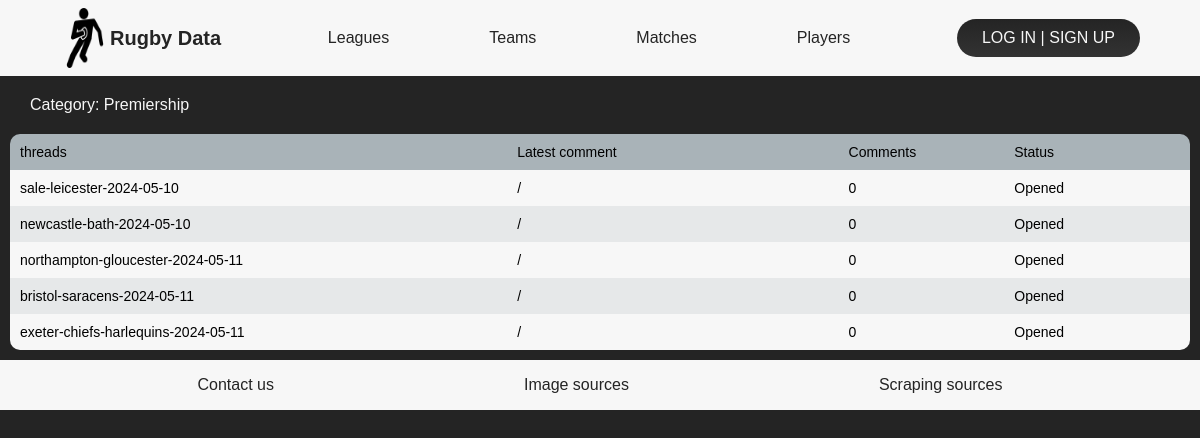
/fora/club/premiership/, run on the app's committed database.
### fora/models.py (models this page shows, shortened)
class tchat_match_category(models.Model) :
    title = models.CharField(max_length=100)
    slug_title = models.SlugField(max_length=600, unique=True, blank=True)
    country = models.CharField(max_length=100, null=True)
    slug_country = models.SlugField(max_length=600, blank=True, null=True)
    class Meta :
        verbose_name_plural = "categories"

### website/models.py (models this page shows, shortened)
class up_match(models.Model):
    STATUS_CHOICES = [
        ('Scheduled', 'Scheduled'),
        ('In progress', 'In progress'),
    ]
    status = models.CharField(max_length=20, choices=STATUS_CHOICES)
    team_home = models.CharField(max_length=100, null=True, blank=True)
    team_away = models.CharField(max_length=100, null=True, blank=True)
    score_home = models.CharField(max_length=20, null=True, blank=True)
    score_away = models.CharField(max_length=20, null=True, blank=True)
    referee = models.CharField(max_length=100, null=True, blank=True)
    date = models.DateField(null=True, blank=True)
    hour = models.TimeField(null=True, blank=True)
    stade_name = models.CharField(max_length=100, null=True, blank=True)
    league = models.CharField(max_length=100, null=True, blank=True)
    phase = models.CharField(max_length=100, null=True, blank=True)
    temperature = models.DecimalField(max_digits=15, decimal_places=10, null=True, blank=True)
    humidity = models.DecimalField(max_digits=15, decimal_places=10, null=True, blank=True)
    pressure = models.DecimalField(max_digits=15, decimal_places=10, null=True, blank=True)         # ground pressure
    precipitation = models.DecimalField(max_digits=15, decimal_places=10, null=True, blank=True)
    wind_speed = models.DecimalField(max_digits=15, decimal_places=10, null=True, blank=True)
    code = models.DecimalField(max_digits=15, decimal_places=10, null=True, blank=True)
    code_url = models.CharField(max_length=100, null=True, blank=True)
    neutrality = models.IntegerField(null=True, blank=True)
    slug = models.SlugField(max_length=600, unique=True, blank=True)

### fora/views.py (the view)
# urls.py: path('<slug_type>/<slug_category>/', views.categories, name = 'categories'),
def categories(request, slug_type, slug_category) :
    category_selected = tchat_match_category.objects.get(slug_title=slug_category)
    id_category_selected = tchat_match_category.objects.get(slug_title=slug_category)     # sans rien preciser on recupere l id autogenere
    corresponding_threads = threads.objects.filter(category=id_category_selected)
    threads_info = []
    for thread in corresponding_threads :
        thread_comments = tchat_match_comment.objects.filter(thread=thread)
        latest_comment = thread_comments.aggregate(latest_comment=Max('date'))['latest_comment'] #car dictionnaire
        comments_count = tchat_match_comment.objects.filter(thread=thread).count()
        thread_info = {
            'slug_thread': thread.match.slug,
            'latest_comment': latest_comment,
            'comments_count': comments_count,
            'closed_thread': thread.closed,
            }
        threads_info.append(thread_info)
    sorted_threads_info = sorted(threads_info, key=sort_key, reverse=True)
    today_date = datetime.now().date()
    context = {
        'category_selected': category_selected,
        'sorted_threads_info': sorted_threads_info,
        'l_corresponding_threads': len(corresponding_threads),
        'today_date': str(today_date),
    }
    return render(request, "category.html", context)

### fora/utils.py (called while the page is built)
def sort_key(dico):
    if dico['latest_comment'] is None:
        return datetime.datetime.min.replace(tzinfo=datetime.timezone.utc)
    else:
        return dico['latest_comment']

### fora/templates/category.html (shortened to what this page needs)
{% load static %}
<!DOCTYPE html>
<html lang="en">
	<head>
		<link rel="stylesheet" type="text/css" href="{% static 'CSS/headerFooter.css' %}">
		<link rel="stylesheet" type="text/css" href="{% static 'CSS/fora/category.css' %}">
	</head>
    <body>
	   <header>
        <a href="http://127.0.0.1:8000/" class="logoRugby">
            <img src="{% static 'IMG/logoHeader.png' %}" alt="">
            <h1> Rugby Data </h1>
        </a>
        <ul class="menu">
            <li> <a href="http://127.0.0.1:8000/leagues/"> Leagues </a> </li>
            <li> <a href="http://127.0.0.1:8000/teams/"> Teams </a> </li>
            <li> <a href="http://127.0.0.1:8000/matches/"> Matches </a> </li>
            <li> <a href="http://127.0.0.1:8000/players/"> Players </a> </li>
        </ul>
        {% if user.is_authenticated %}
            <button class="button-link-connexion">
                {{ user.username}}
                |
                <a href="http://127.0.0.1:8000/accounts/logout/">Log out</a>
            </button>
        {% else %}
            <button class="button-link-connexion">
                <a href="http://127.0.0.1:8000/accounts/login/"> Log in </a>
                |
                <a href="http://127.0.0.1:8000/accounts/signup/"> Sign up </a>
            </button>
        {% endif %}
    </header>
    <div class="page-category">
        <div class="category-selected">
            {% if category_selected != None %}
                Category: {{ category_selected.title }}
            {% else %}
                No category found
            {% endif %}
        </div>
        <div class="container-grid-threads">
            <div class="grid-threads">
                <div>
                    threads
                </div>
                <div>
                    Latest comment
                </div>
                <div>
                    Comments
                </div>
                <div>
                    Status
                </div>
            </div>
            {% if l_corresponding_threads > 0 %}
                {% for thread in sorted_threads_info %}
                    <a class="grid-threads" href="{% url 'threads_' slug_type=category_selected.slug_country slug_category=category_selected.slug_title slug_thread=thread.slug_thread%}">
                            <div>
                                {{ thread.slug_thread }}
                            </div>
                            <div>
                                {% if today_date == thread.latest_comment|date:"Y-m-d" %}
                                    Today at
                                {% elif thread.latest_comment == None %}
                                    /
                                {% else %}
                                    {{ thread.latest_comment|date:"Y-m-d" }} at
                                {% endif %}
                            </div>
                            <div>
                                {{ thread.comments_count }}
                            </div>
                            <div>
                                {% if thread.closed_thread == 0 %}
                                    Opened
                                {% else %}
                                    Closed
                                {% endif %}
                            </div>
                    </a>
                {% endfor %}
            {% else %}
                <div class="no-thread">
                    No threads for this category !
                </div>
            {% endif %}
        </div>
    </div>
    <footer>
        <div class="plan">
            <li> <a href="http://127.0.0.1:8000/contact-us/"> Contact us </a>  </li>
            <li> <a href="http://127.0.0.1:8000/image-sources/"> Image sources </a> </li>
            <li> <a href="http://127.0.0.1:8000/url-sources/"> Scraping sources </a> </li>
        </div>
    </footer>
    </body>
</html>

### static/CSS/headerFooter.css (style rules this page uses)
* { margin:0; padding:0; box-sizing: border-box; }
a { text-decoration: none; }
body { background-color: #242424; font-family: sans-serif; }
header { display: flex; align-items: center; justify-content: space-between; padding: 8px 5%; background-color: #F7F7F7; }
header .logoRugby { display: flex; align-items: center; }
header .logoRugby img { width: 50px; height: 60px; }
a img { display: flex; }
header .logoRugby h1 { font-size: 20px; color: #242424; }
.menu { display: flex; }
.menu li { margin-left: 100px; list-style: none; display: flex; align-items: center; }
.menu li:first-child { margin-left: 0; }
.menu li a { color: #242424; transition: 0.5s; }
.button-link-connexion { border: 0; background: transparent; }
.button-link-connexion { font-size: 16px; color: #F7F7F7; padding: 10px 25px; background: linear-gradient(#242424, #333333); border-radius: 60px; text-transform: uppercase; }
.button-link-connexion a { color: #F7F7F7; }
footer { height: 50px; background-color: #F7F7F7; display: flex; align-items: center; justify-content: center; }
.plan { display: flex; padding: 10px 5%; }
.plan li { margin-left: 250px; list-style: none; display: flex; align-items: center; }
.plan li:first-child { margin-left: 0; }
.plan li a { color: #242424; transition: 0.5s; }

### static/CSS/fora/category.css (style rules this page uses)
.category-selected { display: flex; align-items: center; padding: 20px 20px 10px 20px; margin-left: 10px; color: #F7F7F7; }
.container-grid-threads { padding: 10px; }
a { text-decoration: none; color: black; }
.container-grid-threads .grid-threads { display: grid; grid-template-columns: 1.5fr 1fr 0.5fr 0.5fr; font-size: 14px; padding: 10px; cursor: pointer; }
.container-grid-threads .grid-threads:nth-child(odd) { background-color: #e6e8e9; }
.container-grid-threads .grid-threads:nth-child(even) { background-color: #F7F7F7; }
.container-grid-threads .grid-threads:first-child { background-color: #A9B3B8; border-top-left-radius: 10px; border-top-right-radius: 10px; cursor:auto; }
.container-grid-threads .grid-threads:last-child { border-bottom-left-radius: 10px; border-bottom-right-radius: 10px; }

### data on the page
tchat_match_category: title "Premiership"
up_match: slug_thread "sale-leicester-2024-05-10"
up_match: slug_thread "newcastle-bath-2024-05-10"
up_match: slug_thread "northampton-gloucester-2024-05-11"
up_match: slug_thread "bristol-saracens-2024-05-11"
up_match: slug_thread "exeter-chiefs-harlequins-2024-05-11"

### other printed values
{{ thread.comments_count }} "0" "0" "0" "0" "0"
